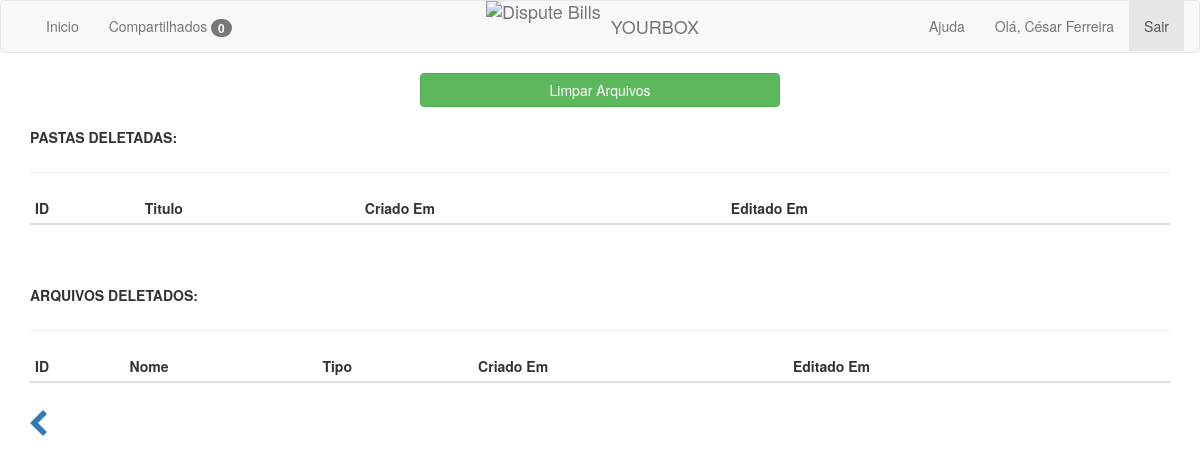
The page /lixeira (signed in) on the database as committed earlier.
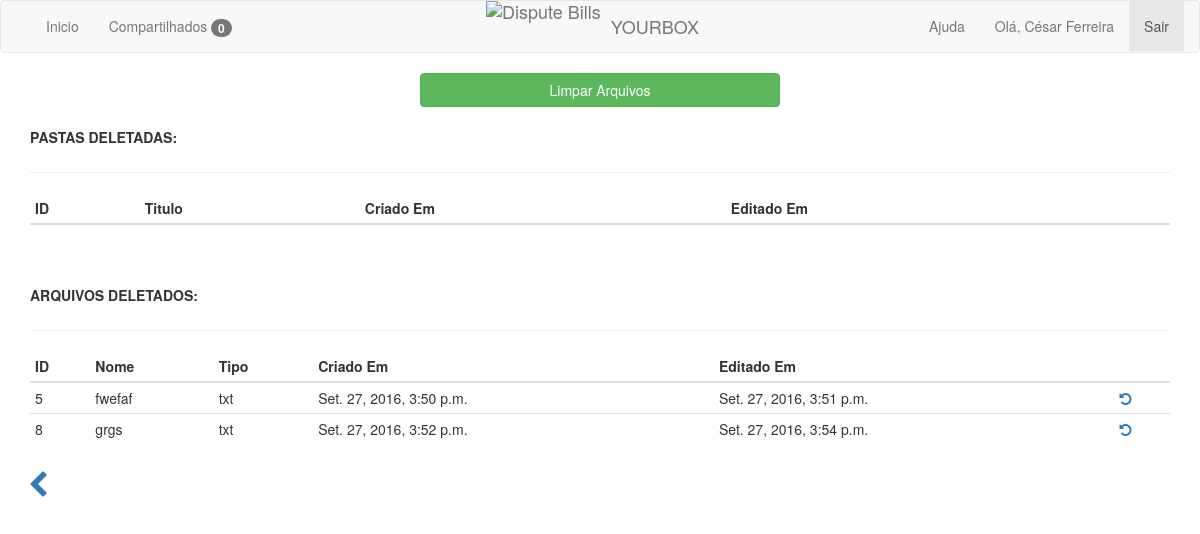
The same page on the database as committed later.
### app/models.py (models this page shows, shortened)
class Usuario(models.Model):
    nome = models.CharField(max_length=10)
    email = models.EmailField()
    senha = models.CharField(max_length=20)
    pastas = models.ManyToManyField(Pasta, blank=True)
    arquivos = models.ManyToManyField(Arquivo, blank=True)
    criado_em = models.DateTimeField(auto_now_add=True)
    editado_em = models.DateTimeField(auto_now=True)

class Arquivo(models.Model):
    nome = models.CharField(max_length=10)
    arquivo = models.FileField()
    pasta = models.ForeignKey(Pasta, blank=True, null=True)
    tipo = models.CharField(max_length=50, choices=TIPOS)
    status = models.BooleanField(default=True)
    criado_em = models.DateTimeField(auto_now_add=True)
    editado_em = models.DateTimeField(auto_now=True)

### app/views.py (the view)
# urls.py: url(r'^lixeira', views.lixeira, name='lixeira'),
def lixeira(request):
    try:
        usuario = Usuario.objects.get(email=request.session['email'])
        compartilhados = Compartilhado.objects.filter(usuario=usuario, status=False)
        return render_to_response('lixeira.html', {'usuario': usuario,
                                                   'usuarios': Usuario.objects.all(),
                                                   'compartilhados': compartilhados},
                                  context_instance=RequestContext(request))
    except:
        return redirect('/')

### app/templates/lixeira.html (shortened to what this page needs)
{% extends "base.html" %}
{% block content %}
    <div class="row">
        <div class="col-md-4 col-md-offset-4">
            <a href="#" class="btn btn-success btn-block">Limpar Arquivos</a>
        </div>
    </div>
    <br/>
    <div class="row">
        <div class='col-md-12'>
            <label>PASTAS DELETADAS:</label>
            <br/>
            <hr/>
            <table id='table' class='table table-condensed'>
                <thead>
                <tr>
                    <th>ID</th>
                    <th>Titulo</th>
                    <th>Criado Em</th>
                    <th>Editado Em</th>
                    <th></th>
                </tr>
                </thead>
            </table>
        </div>
    </div>
    <br/><br/>
    <div class="row">
        <div class='col-md-12'>
            <label>ARQUIVOS DELETADOS:</label>
            <br/>
            <hr/>
            <table id="table2" class="table table-condensed">
                <thead>
                <tr>
                    <th>ID</th>
                    <th>Nome</th>
                    <th>Tipo</th>
                    <th>Criado Em</th>
                    <th>Editado Em</th>
                    <th></th>
                </tr>
                </thead>
                <tbody>
                {% for arquivo in usuario.arquivos.all %}
                    {% if arquivo.status == False %}
                        <tr>
                            <td>{{ arquivo.id }}</td>
                            <td>{{ arquivo.nome }}</td>
                            <td>{{ arquivo.tipo }}</td>
                            <td>{{ arquivo.criado_em }}</td>
                            <td>{{ arquivo.editado_em }}</td>
                            <td><a href="/restarquivo/{{ arquivo.id }}"><i class="fa fa-rotate-left"></i></a></td>
                        </tr>
                    {% endif %}
                {% endfor %}
                </tbody>
            </table>
        </div>
    </div>
    <div class="row">
        <a class='btn pull-left' href='/app'><span class='fa fa-2x fa-chevron-left'></span></a>
    </div>
{% endblock %}

### app/templates/base.html (shortened to what this page needs)
<!DOCTYPE html>
<html lang="pt-br">
<head>
    <link rel="stylesheet" type="text/css" href="https://maxcdn.bootstrapcdn.com/bootstrap/3.3.7/css/bootstrap.min.css">
    <link rel='stylesheet' type='text/css'
          href='https://maxcdn.bootstrapcdn.com/font-awesome/4.6.3/css/font-awesome.min.css'>
    <link rel='stylesheet' type='text/css'
          href='https://cdnjs.cloudflare.com/ajax/libs/sweetalert/1.1.3/sweetalert.min.css'>
    <link rel="stylesheet" type="text/css"
          href="https://cdn.datatables.net/v/dt/jq-2.2.3/dt-1.10.12/r-2.1.0/datatables.min.css"/>
    <link rel="stylesheet" type="text/css"
          href="https://cdnjs.cloudflare.com/ajax/libs/bootstrap-tour/0.11.0/css/bootstrap-tour.min.css"/>
</head>
<body>
{% include 'menu.html' %}
<div class="container">
    {% block content %}
    {% endblock %}
</div>
<link rel="stylesheet" href="https://cdn.jsdelivr.net/simplemde/latest/simplemde.min.css">
</body>
</html>

### app/templates/menu.html (shortened to what this page needs)
<nav class="navbar navbar-default">
    <div class="container-fluid">
        <div class="brand-centered">
            <a class="navbar-brand" href="/"><img style="margin-right: 10px; padding: 0;"
                                                  src="http://res.cloudinary.com/disputebills/image/upload/v1462474206/blue-mark_cnzgry.png"
                                                  alt="Dispute Bills">YOURBOX
            </a>
        </div>
        <div id="navbar9" class="navbar-collapse collapse">
            <ul class="nav navbar-nav navbar-left">
                <li id="inicio"><a href="/">Inicio</a></li>
                <li id="notificacoes"><a href="/notificacoes">Compartilhados <span
                        class="badge">{{ compartilhados|length }}</span></a>
                </li>
            </ul>
            <ul class="nav navbar-nav navbar-right">
                <li id="ajuda"><a href="#">Ajuda</a></li>
                <li><a href="#">Olá, {{ usuario.nome }}</a></li>
                <li class="active" id="logout"><a href="/logout">Sair</a></li>
            </ul>
        </div>
    </div>
</nav>

### app/templates/base.html (style rules this page uses)
.navbar-brand { padding: 0px; }
.navbar-brand > img { height: 100%; padding: 15px; width: auto; }
.brand-centered { display: flex; justify-content: center; position: absolute; width: 100%; left: 0; top: 0; }
.brand-centered .navbar-brand { display: flex; align-items: center; }

Rows that differ between the two databases and show on the page:
added Arquivo: id "5", nome "fwefaf", tipo "txt", criado_em "Set. 27, 2016, 3:50 p.m.", editado_em "Set. 27, 2016, 3:51 p.m."
added Arquivo: id "8", nome "grgs", tipo "txt", criado_em "Set. 27, 2016, 3:52 p.m.", editado_em "Set. 27, 2016, 3:54 p.m."
